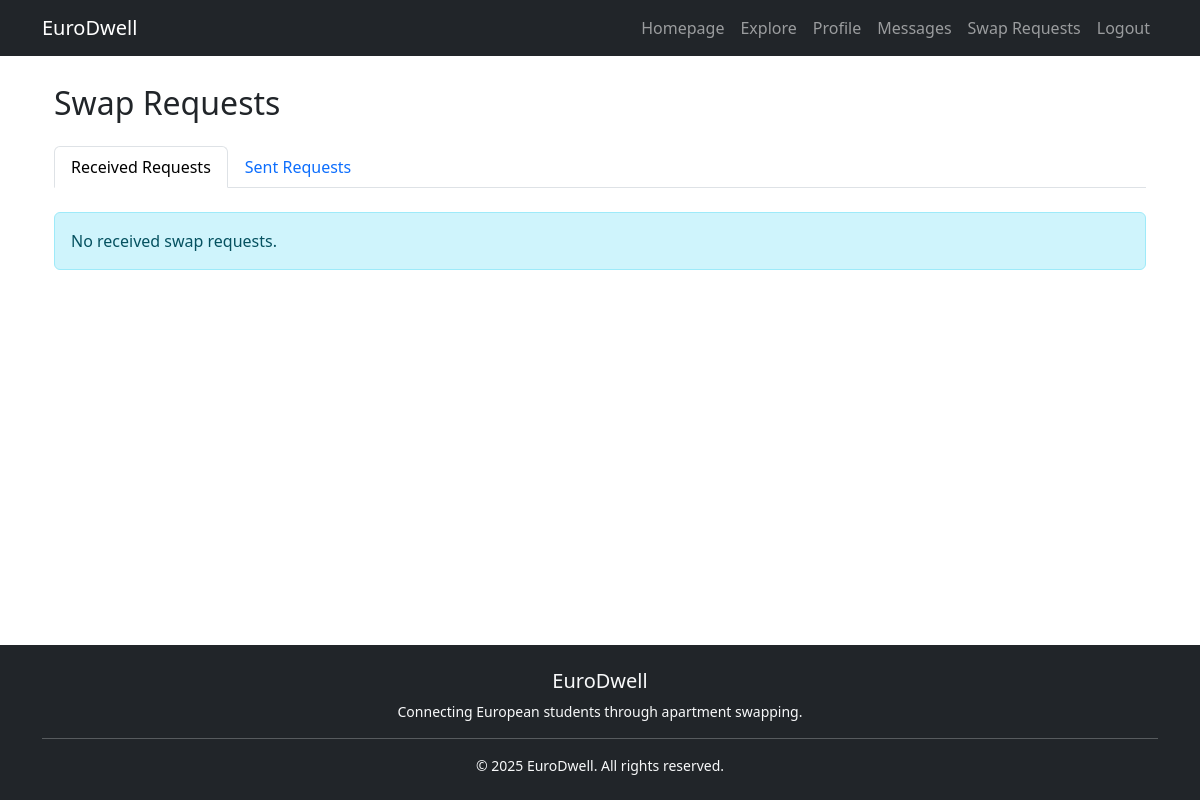
Before: /swap_requests/ (signed in) with the older database file.
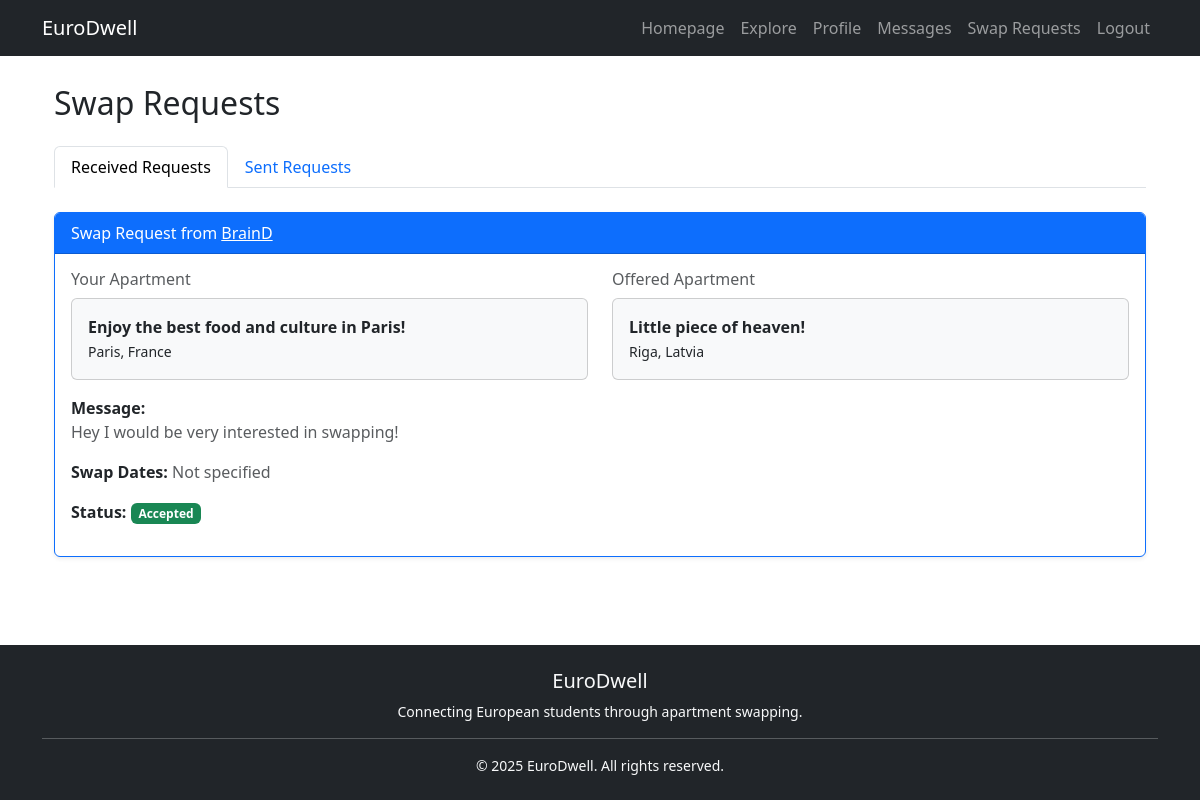
After: the same page with the newer database file.
### app/models.py (models this page shows, shortened)
class SwapRequest(models.Model):
    requester = models.ForeignKey(User, on_delete=models.CASCADE, related_name="sent_requests")
    recipient = models.ForeignKey(User, on_delete=models.CASCADE, related_name="received_requests")
    apartment_requested = models.ForeignKey(Apartment, on_delete=models.CASCADE, related_name="requests")
    apartment_offered = models.ForeignKey(Apartment, on_delete=models.CASCADE, related_name="offers", null=True, blank=True)
    status_choices = [('Pending', 'Pending'), ('Accepted', 'Accepted'), ('Declined', 'Declined')]
    status = models.CharField(max_length=10, choices=status_choices, default='Pending')
    created_at = models.DateTimeField(auto_now_add=True)
    message = models.TextField(blank=True, null=True)
    swap_start_date = models.DateField(null=True, blank=True)
    swap_end_date = models.DateField(null=True, blank=True)

class Apartment(models.Model):
    user = models.ForeignKey(User, on_delete=models.CASCADE)
    title = models.CharField(max_length=200)
    description = models.TextField()
    country = models.CharField(max_length=100,default='Norway')
    city = models.CharField(max_length=100,default='Oslo')
    bedrooms = models.IntegerField(default=1)
    bathrooms = models.IntegerField(default=1)
    shared_bathroom = models.BooleanField(default=False)
    shared_kitchen = models.BooleanField(default=False)
    available_from = models.DateField(default=date.today)
    available_until = models.DateField(default=default_available_until)
    created_at = models.DateTimeField(auto_now_add=True)
    updated_at = models.DateTimeField(auto_now=True)
    @property
    def location(self):
        return f"{self.city}, {self.country}"

### app/views.py (the view)
# urls.py: path('swap_requests/', views.swap_requests, name='swap_requests'),
@login_required
def swap_requests(request):
    requests_sent = SwapRequest.objects.filter(requester=request.user).order_by('-created_at')
    requests_received = SwapRequest.objects.filter(apartment_requested__user=request.user).order_by('-created_at')
    return render(request, "swap_requests.html", {"sent_requests": requests_sent, "received_requests": requests_received})

### app/context_processors.py (called while the page is built)
def unread_message_count(request):
    if request.user.is_authenticated:
        count = Message.objects.filter(receiver=request.user, is_read=False).count()
        return {'unread_message_count': count}
    return {}

### app/templates/swap_requests.html (shortened to what the changed rows need)
{% extends 'base.html' %}
{% block content %}
<div class="container">
    <div class="row">
        <div class="col-md-12">
            <h2 class="mb-4">Swap Requests</h2>
            <div class="tab-content" id="swapTabsContent">
                <div class="tab-pane fade show active" id="received" role="tabpanel">
                    {% if received_requests %}
                        {% for request in received_requests %}
                            <div class="card mb-4 border-primary shadow-sm">
                                <div class="card-header bg-primary text-white">
                                    Swap Request from <a href="{% url 'user_profile' request.requester.id %}" class="text-white text-decoration-underline">{{ request.requester.username }}</a>
                                </div>
                                <div class="card-body">
                                    <div class="row mb-3">
                                        <div class="col-md-6">
                                            <h6 class="text-muted">Your Apartment</h6>
                                            <div class="card bg-light">
                                                <div class="card-body">
                                                    <strong>{{ request.apartment_requested.title }}</strong><br>
                                                    <small>{{ request.apartment_requested.location }}</small>
                                                </div>
                                            </div>
                                        </div>
                                        <div class="col-md-6">
                                            <h6 class="text-muted">Offered Apartment</h6>
                                            <div class="card bg-light">
                                                <div class="card-body">
                                                    <strong>{{ request.apartment_offered.title }}</strong><br>
                                                    <small>{{ request.apartment_offered.location }}</small>
                                                </div>
                                            </div>
                                        </div>
                                    </div>
                                    <p><strong>Message:</strong><br>
                                        <span class="text-muted">{{ request.message|default:"(No message)"|linebreaksbr }}</span>
                                    </p>
                                    {% if request.swap_start_date and request.swap_end_date %}
                                        <p><strong>Swap Dates:</strong> {{ request.swap_start_date }} – {{ request.swap_end_date }}</p>
                                    {% else %}
                                        <p><strong>Swap Dates:</strong> <span class="text-muted">Not specified</span></p>
                                    {% endif %}
                                    <p><strong>Status:</strong>
                                        <span class="badge {% if request.status == 'Accepted' %}bg-success{% elif request.status == 'Declined' %}bg-danger{% else %}bg-secondary{% endif %}">
                                            {{ request.status }}
                                        </span>
                                    </p>
                                </div>
                            </div>
                        {% endfor %}
                    {% else %}
                        <div class="alert alert-info">No received swap requests.</div>
                    {% endif %}
                </div>
            </div>
        </div>
    </div>
</div>
{% endblock %}

Changed rows visible on the page:
added SwapRequest: requester.username "BrainD", apartment_requested "Enjoy the best food and culture in Paris!", apartment_requested.location "Paris, France", apartment_offered "Little piece of heaven!", apartment_offered.location "Riga, Latvia", message "Hey I would be very interested in swapping!", shows "Swap Dates:", status "Accepted"
Other visible differences:
text no longer shown: "No received swap requests."
